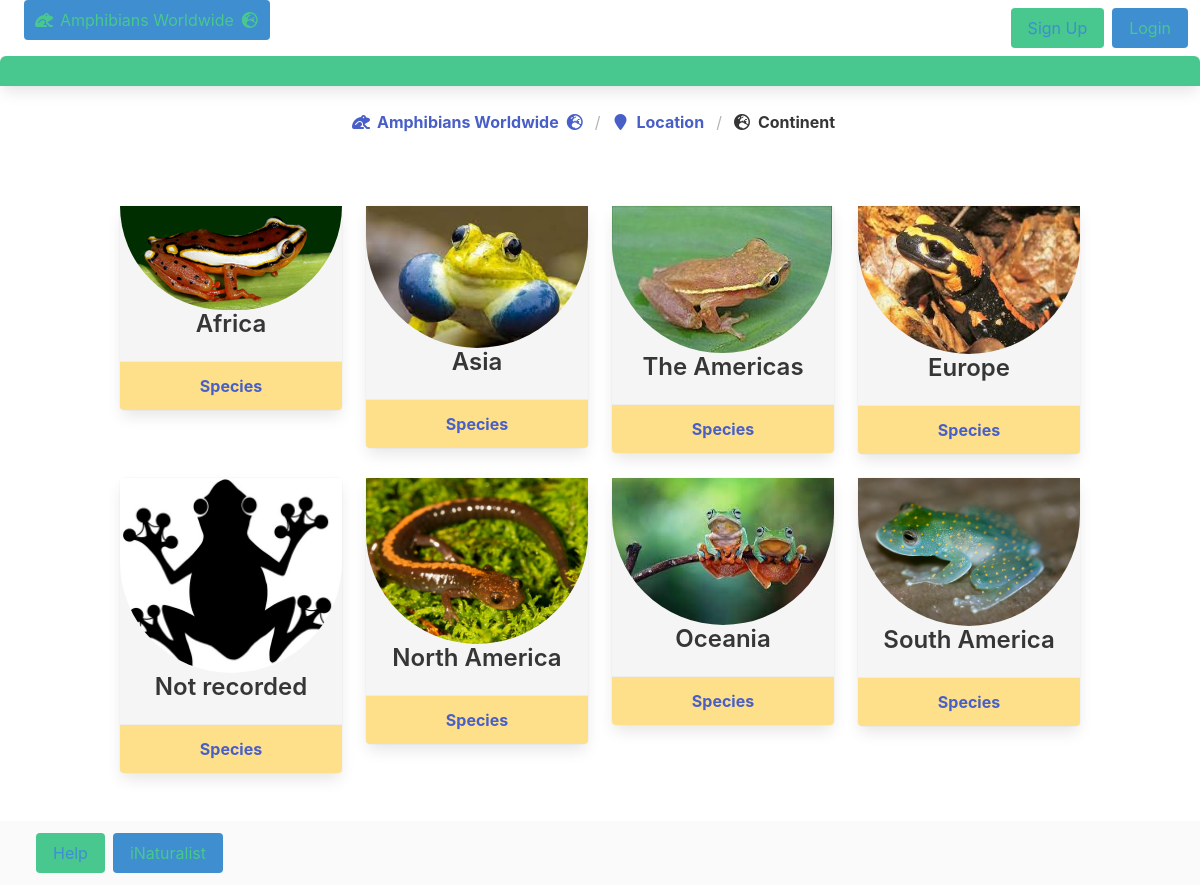
Screenshot of /home/search/loca_continent with the database file from the repository.
### home/models.py (models this page shows, shortened)
class Continent(models.Model):
    continent_id = models.AutoField(primary_key=True)
    continent_name = models.CharField(max_length=200)
    class Meta:
        managed = False
        db_table = 'continent'

### home/views.py (the view)
# urls.py: path('search/loca_continent', views.loca_continent_view, name='loca_continent'),
def loca_continent_view(request):
    continent_list = Continent.objects.all().order_by('continent_name')
    return render (request, 'home/search/loca_continent.html', {'continent_list': continent_list})

### home/templates/home/search/loca_continent.html (shortened to what this page needs)
{% extends 'base.html' %}
{% load static %}
{% block content %}
<article class="panel is-success">
  <p class="panel-heading">
  </p>
</article>
<nav class="breadcrumb is-centered" aria-label="breadcrumbs">
  <ul>
    <li><a href="{% url 'home:index' %}"><span class="icon is-small">
          <i class="fa-solid fa-frog"></i>
        </span>
        <span><strong>Amphibians Worldwide</strong></span>
        <span class="icon is-small">
          <i class="fa-solid fa-earth-europe"></i>
        </span></a></li>
    <li><a href="{% url 'home:location' %}"><span class="icon is-small">
          <i class="fa-solid fa-location-pin"></i>
        </span>
        <span><strong>Location</strong>
        </span></a></li>
    <li class="is-active"><a href="#" aria-current="page"><span class="icon is-small">
          <i class="fa-solid fa-earth-europe"></i> </span>
        <span> <strong>Continent</strong>
        </span></a></li>
  </ul>
</nav>
<section class="section">
  <div class="container">
    <div class="columns is-multiline  is-mobile">
      {% for continent in continent_list %}
      <div class="column is-one-quarter has-text-centered">
        <div class="card csscard csscard-nav has-background-light">
          <div class="card-image csscardimage-nav csscardimage">
            {% if continent.continent_name == 'Africa' %}
            <figure class="image is-960x960">
              <img class="is-rounded" src="{% static 'home/images/african.jpg' %}">
            </figure>
            {% elif continent.continent_name == 'Asia' %}
            <figure class="image is-960x960">
              <img class="is-rounded" src="{% static 'home/images/asian.jpg' %}">
            </figure>
            {% elif continent.continent_name == 'Central America' %}
            <figure class="image is-960x960">
              <img class="is-rounded" src="{% static 'home/images/central_american.jpg' %}">
            </figure>
            {% elif continent.continent_name == 'Europe' %}
            <figure class="image is-960x960">
              <img class="is-rounded" src="{% static 'home/images/european.jpg' %}">
            </figure>
            {% elif continent.continent_name == 'Nocontinent' %}
            <figure class="image is-960x960">
              <img class="is-rounded" src="{% static 'home/images/male_frog.jpg' %}">
            </figure>
            {% elif continent.continent_name == 'North America' %}
            <figure class="image is-960x960">
              <img class="is-rounded" src="{% static 'home/images/north_american.jpg' %}">
            </figure>
            {% elif continent.continent_name == 'Oceania' %}
            <figure class="image is-960x960">
              <img class="is-rounded" src="{% static 'home/images/oceania.jpg' %}">
            </figure>
            {% elif continent.continent_name == 'South America' %}
            <figure class="image is-960x960">
              <img class="is-rounded" src="{% static 'home/images/south_american.jpg' %}">
            </figure>
            {% else %}
            <figure class="image is-960x960">
              <img src="">
            </figure>
            {% endif %}
          </div>
          <div class='content'>
            {% if continent.continent_name == 'Nocontinent' %}
            <p class='title is-4'>Not recorded</p>
            {% else %}
            {% if continent.continent_name == 'Central America' %}
            <p class='title is-4'>The Americas</p>
            {% else %}
            <p class='title is-4'>{{ continent.continent_name }}</p>
            {% endif %}
            {% endif %}
          </div>
          <footer class='card-footer has-background-warning'>
            <a href="{% url 'home:species_continent' continent.continent_id %}"
              class='card-footer-item'><strong>Species</strong></a>
          </footer>
        </div>
      </div>
      {% endfor %}
    </div>
</section>
{% endblock %}

### home/templates/base.html (shortened to what this page needs)
{% load static %}
<!DOCTYPE html>
<html lang="en">
<head>
  <link rel="stylesheet" href="https://cdn.jsdelivr.net/npm/bulma@0.9.3/css/bulma.min.css">
  <link rel="stylesheet" href="/static/home/css/myui.css">
</head>
<nav class="navbar" role="navigation" aria-label="main navigation">
  <div class="navbar-brand">
    <a class="navbar-item">
      <a class="button is-info has-text-success" href="{% url 'home:index' %}"> <span class="icon-text">
          <span class="icon">
            <i class="fa-solid fa-frog"></i>
          </span>
          <span>Amphibians Worldwide</span>
          <span class="icon">
            <i class="fa-solid fa-earth-europe"></i>
          </span>
        </span>
      </a>
  </div>
  <div class="navbar-end">
    <div class="navbar-item">
      <div class="buttons">
        {% if user.is_authenticated %}
        <div class="dropdown is-hoverable">
          <div class="dropdown-trigger">
            <button class="button is-success has-text-info" aria-haspopup="true" aria-controls="dropdown-menu">
              <span>Account</span>
              <span class="icon is-small">
                <i class="fas fa-angle-down" aria-hidden="true"></i>
              </span>
            </button>
          </div>
          <div class="dropdown-menu" id="dropdown-menu" role="menu">
            <div class="dropdown-content">
              <a href="{% url 'home:mypage'  %}" class="dropdown-item">
                <strong>My Page</strong>
              </a>
              <a href="{% url 'home:my_submissions' user=user.pk %}" class="dropdown-item">
                <strong>My Submissions</strong>
              </a>
              <a href="{% url 'home:update_account' %}" class="dropdown-item">
                <strong>Update Account</strong>
              </a>
              <a href="{% url 'home:submit_species' %}" class="dropdown-item">
                <strong>Submit Species</strong>
              </a>
              {% if user.is_staff %}
              <a href="{% url 'home:species_unverified' %}" class="dropdown-item">
                <strong>Unverified Species</strong>
              </a>
              {% endif %}
            </div>
          </div>
        </div>
        <a class="button is-info has-text-success" href="{% url 'home:logout' %}">
          Logout
        </a>
        {% else %}
        <a class="button is-success has-text-info" href="{% url 'home:signup' %}">
          Sign Up
        </a>
        <a class="button is-info has-text-success" href="{% url 'home:login' %}">
          Login
        </a>
        {% endif %}
      </div>
    </div>
  </div>
</nav>
<body>
  {% block content %}
  {% endblock %}
</body>
<footer class="footer px-5 py-1">
  <div class="navbar-item">
    <div class="buttons">
      <a class="button is-success has-text-info" href="mailto: eeecs@qubsupport.com">
        Help
      </a>
      <a class="button is-info has-text-success" href="{% url 'home:iNaturalist' %}">
        iNaturalist
      </a>
    </div>
  </div>
</footer>
</html>

### static/home/css/myui.css (style rules this page uses)
.image img { width: auto; height: auto; max-width: 100%; max-height: 100%; }
.csscard-nav { max-height: 300px; }

### rows the page displays
Continent: continent_name "Africa"
Continent: continent_name "Asia"
Continent: continent_name "The Americas"
Continent: continent_name "Europe"
Continent: continent_name "Not recorded"
Continent: continent_name "North America"
Continent: continent_name "Oceania"
Continent: continent_name "South America"
